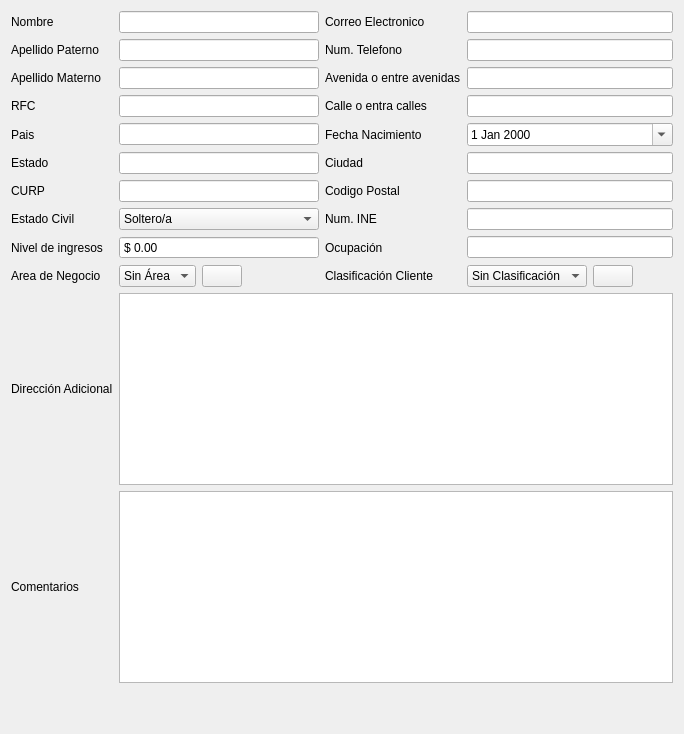
                        <widget class="QWidget" name="wpc_clientes_clienteFisico" native="true">
                         <property name="minimumSize">
                          <size>
                           <width>0</width>
                           <height>0</height>
                          </size>
                         </property>
                         <layout class="QGridLayout" name="gridLayout_5">
                          <item row="5" column="2">
                           <widget class="QLabel" name="etiqueta_ciudad_fisico">
                            <property name="text">
                             <string>Ciudad</string>
                            </property>
                           </widget>
                          </item>
                          <item row="10" column="1" colspan="3">
                           <widget class="QPlainTextEdit" name="txtlargo_direccionadicional_fisico"/>
                          </item>
                          <item row="8" column="1">
                           <widget class="QDoubleSpinBox" name="cajaDecimal_wpc_ingresosclienteFisico">
                            <property name="minimumSize">
                             <size>
                              <width>0</width>
                              <height>0</height>
                             </size>
                            </property>
                            <property name="buttonSymbols">
                             <enum>QAbstractSpinBox::ButtonSymbols::NoButtons</enum>
                            </property>
                            <property name="prefix">
                             <string>$ </string>
                            </property>
                            <property name="suffix">
                             <string/>
                            </property>
                            <property name="maximum">
                             <double>99999999.989999994635582</double>
                            </property>
                           </widget>
                          </item>
                          <item row="9" column="3">
                           <layout class="QHBoxLayout" name="horizontalLayout_2">
                            <item>
                             <widget class="QComboBox" name="cajaOpciones_categoriaFisico">
                              <item>
                               <property name="text">
                                <string>Sin Clasificación</string>
                               </property>
                              </item>
                             </widget>
                            </item>
                            <item>
                             <widget class="QPushButton" name="btn_btn_nuevacategoriaFisico">
                              <property name="cursor">
                               <cursorShape>PointingHandCursor</cursorShape>
                              </property>
                              <property name="toolTip">
                               <string>Agregar clasificación</string>
                              </property>
                              <property name="text">
                               <string/>
                              </property>
                              <property name="icon">
                               <iconset resource="../../Source/iconosSVG.qrc">
                                <normaloff>:/iconosBlancos/Icons/iconos/Blanco/agregar_blanco.svg</normaloff>:/iconosBlancos/Icons/iconos/Blanco/agregar_blanco.svg</iconset>
                              </property>
                              <property name="iconSize">
                               <size>
                                <width>20</width>
                                <height>20</height>
                               </size>
                              </property>
                             </widget>
                            </item>
                            <item>
                             <spacer name="horizontalSpacer_3">
                              <property name="orientation">
                               <enum>Qt::Orientation::Horizontal</enum>
                              </property>
                              <property name="sizeHint" stdset="0">
                               <size>
                                <width>40</width>
                                <height>20</height>
                               </size>
                              </property>
                             </spacer>
                            </item>
                           </layout>
                          </item>
                          <item row="0" column="1">
                           <widget class="QLineEdit" name="txt_nombre_fisico">
                            <property name="minimumSize">
                             <size>
                              <width>200</width>
                              <height>0</height>
                             </size>
                            </property>
                           </widget>
                          </item>
                          <item row="7" column="3">
                           <widget class="QLineEdit" name="txt_ine_fisico">
                            <property name="minimumSize">
                             <size>
                              <width>200</width>
                              <height>0</height>
                             </size>
                            </property>
                           </widget>
                          </item>
                          <item row="6" column="3">
                           <widget class="QLineEdit" name="txt_codigopostal_fisico"/>
                          </item>
                          <item row="3" column="1">
                           <widget class="QLineEdit" name="txt_rfc_fisico"/>
                          </item>
                          <item row="9" column="0">
                           <widget class="QLabel" name="etiqueta_area_negocio_fisico">
                            <property name="text">
                             <string>Area de Negocio</string>
                            </property>
                           </widget>
                          </item>
                          <item row="12" column="0">
                           <widget class="QLabel" name="etiqueta_wpc_comentarios_fisico">
                            <property name="minimumSize">
                             <size>
                              <width>0</width>
                              <height>0</height>
                             </size>
                            </property>
                            <property name="text">
                             <string>Comentarios</string>
                            </property>
                           </widget>
                          </item>
                          <item row="6" column="2">
                           <widget class="QLabel" name="etiqueta_codigopostal_fisico">
                            <property name="text">
                             <string>Codigo Postal</string>
                            </property>
                           </widget>
                          </item>
                          <item row="3" column="2">
                           <widget class="QLabel" name="etiqueta_wpc_calles_fisico">
                            <property name="minimumSize">
                             <size>
                              <width>0</width>
                              <height>0</height>
                             </size>
                            </property>
                            <property name="text">
                             <string>Calle o entra calles</string>
                            </property>
                           </widget>
                          </item>
                          <item row="6" column="0">
                           <widget class="QLabel" name="etiqueta_wpc_curp_fisico">
                            <property name="minimumSize">
                             <size>
                              <width>0</width>
                              <height>0</height>
                             </size>
                            </property>
                            <property name="text">
                             <string>CURP</string>
                            </property>
                           </widget>
                          </item>
                          <item row="4" column="3">
                           <widget class="QDateEdit" name="fecha_fechanacimiento">
                            <property name="calendarPopup">
                             <bool>true</bool>
                            </property>
                           </widget>
                          </item>
                          <item row="7" column="2">
                           <widget class="QLabel" name="etiqueta_wpc_ine_fisico">
                            <property name="minimumSize">
                             <size>
                              <width>0</width>
                              <height>0</height>
                             </size>
                            </property>
                            <property name="text">
                             <string>Num. INE</string>
                            </property>
                           </widget>
                          </item>
                          <item row="8" column="2">
                           <widget class="QLabel" name="etiqueta_wpc_ocupacion_fisico">
                            <property name="minimumSize">
                             <size>
                              <width>0</width>
                              <height>0</height>
                             </size>
                            </property>
                            <property name="text">
                             <string>Ocupación</string>
                            </property>
                           </widget>
                          </item>
                          <item row="1" column="2">
                           <widget class="QLabel" name="etiqueta_wpc__telefono_fisico">
                            <property name="minimumSize">
                             <size>
                              <width>0</width>
                              <height>0</height>
                             </size>
                            </property>
                            <property name="text">
                             <string>Num. Telefono</string>
                            </property>
                           </widget>
                          </item>
                          <item row="4" column="2">
                           <widget class="QLabel" name="etiqueta_wpc_nacimiento_fisico">
                            <property name="minimumSize">
                             <size>
                              <width>0</width>
                              <height>0</height>
                             </size>
                            </property>
                            <property name="text">
                             <string>Fecha Nacimiento</string>
                            </property>
                           </widget>
                          </item>
                          <item row="3" column="3">
                           <widget class="QLineEdit" name="txt_calles_fisico">
                            <property name="minimumSize">
                             <size>
                              <width>200</width>
                              <height>0</height>
                             </size>
                            </property>
                           </widget>
                          </item>
                          <item row="2" column="3">
                           <widget class="QLineEdit" name="txt_avenidas_fisico">
                            <property name="minimumSize">
                             <size>
                              <width>200</width>
                              <height>0</height>
                             </size>
                            </property>
                           </widget>
                          </item>
                          <item row="12" column="1" colspan="3">
                           <widget class="QPlainTextEdit" name="txtlargo_comentarioclientefisico"/>
                          </item>
                          <item row="8" column="0">
                           <widget class="QLabel" name="etiqueta_wpc_ingresos_fisico">
                            <property name="minimumSize">
                             <size>
                              <width>0</width>
                              <height>0</height>
                             </size>
                            </property>
                            <property name="text">
                             <string>Nivel de ingresos</string>
                            </property>
                           </widget>
                          </item>
                          <item row="3" column="0">
                           <widget class="QLabel" name="etiqueta_rfc_fisico">
                            <property name="text">
                             <string>RFC</string>
                            </property>
                           </widget>
                          </item>
                          <item row="5" column="1">
                           <widget class="QLineEdit" name="txt_estado_fisico"/>
                          </item>
                          <item row="2" column="0">
                           <widget class="QLabel" name="etiqueta_wpc_apellidoM_fisico">
                            <property name="minimumSize">
                             <size>
                              <width>0</width>
                              <height>0</height>
                             </size>
                            </property>
                            <property name="text">
                             <string>Apellido Materno</string>
                            </property>
                           </widget>
                          </item>
                          <item row="0" column="0">
                           <widget class="QLabel" name="etiqueta_wpc_nombre_fisico">
                            <property name="minimumSize">
                             <size>
                              <width>0</width>
                              <height>0</height>
                             </size>
                            </property>
                            <property name="text">
                             <string>Nombre</string>
                            </property>
                           </widget>
                          </item>
                          <item row="5" column="0">
                           <widget class="QLabel" name="etiqueta_estado_fisico">
                            <property name="text">
                             <string>Estado</string>
                            </property>
                           </widget>
                          </item>
                          <item row="9" column="1">
                           <layout class="QHBoxLayout" name="horizontalLayout">
                            <item>
                             <widget class="QComboBox" name="cajaOpciones_areasnegocio_fisico">
                              <property name="sizeAdjustPolicy">
                               <enum>QComboBox::SizeAdjustPolicy::AdjustToContents</enum>
                              </property>
                              <item>
                               <property name="text">
                                <string>Sin Área</string>
                               </property>
                              </item>
                             </widget>
                            </item>
                            <item>
                             <widget class="QPushButton" name="btn_btn_nuevaareanegocio_fisico">
                              <property name="maximumSize">
                               <size>
                                <width>16777215</width>
                                <height>16777215</height>
                               </size>
                              </property>
                              <property name="cursor">
                               <cursorShape>PointingHandCursor</cursorShape>
                              </property>
                              <property name="toolTip">
                               <string>Agregar área</string>
                              </property>
                              <property name="text">
                               <string/>
                              </property>
                              <property name="icon">
                               <iconset resource="../../Source/iconosSVG.qrc">
                                <normaloff>:/iconosBlancos/Icons/iconos/Blanco/agregar_blanco.svg</normaloff>:/iconosBlancos/Icons/iconos/Blanco/agregar_blanco.svg</iconset>
                              </property>
                              <property name="iconSize">
                               <size>
                                <width>20</width>
                                <height>20</height>
                               </size>
                              </property>
                             </widget>
                            </item>
                            <item>
                             <spacer name="horizontalSpacer_2">
                              <property name="orientation">
                               <enum>Qt::Orientation::Horizontal</enum>
                              </property>
                              <property name="sizeHint" stdset="0">
                               <size>
                                <width>40</width>
                                <height>20</height>
                               </size>
                              </property>
                             </spacer>
                            </item>
                           </layout>
                          </item>
                          <item row="10" column="0">
                           <widget class="QLabel" name="etiqueta_direccionadicional_fisico">
                            <property name="text">
                             <string>Dirección Adicional</string>
                            </property>
                           </widget>
                          </item>
                          <item row="5" column="3">
                           <widget class="QLineEdit" name="txt_ciudad_fisico"/>
                          </item>
                          <item row="1" column="1">
                           <widget class="QLineEdit" name="txt_apellidop_fisico">
                            <property name="minimumSize">
                             <size>
                              <width>200</width>
                              <height>0</height>
                             </size>
                            </property>
                           </widget>
                          </item>
                          <item row="8" column="3">
                           <widget class="QLineEdit" name="txt_ocupacion_fisico">
                            <property name="minimumSize">
                             <size>
                              <width>200</width>
                              <height>0</height>
                             </size>
                            </property>
                           </widget>
                          </item>
                          <item row="7" column="0">
                           <widget class="QLabel" name="etiqueta_wpc_estadocivil_fisico">
                            <property name="minimumSize">
                             <size>
                              <width>0</width>
                              <height>0</height>
                             </size>
                            </property>
                            <property name="text">
                             <string>Estado Civil</string>
                            </property>
                           </widget>
                          </item>
                          <item row="0" column="3">
                           <widget class="QLineEdit" name="txt_correo_fisico">
                            <property name="minimumSize">
                             <size>
                              <width>200</width>
                              <height>0</height>
                             </size>
                            </property>
                           </widget>
                          </item>
                          <item row="2" column="1">
                           <widget class="QLineEdit" name="txt_apellidom_fisico">
                            <property name="minimumSize">
                             <size>
                              <width>200</width>
                              <height>0</height>
                             </size>
                            </property>
                           </widget>
                          </item>
                          <item row="4" column="1">
                           <widget class="QLineEdit" name="txt_pais_fisico"/>
                          </item>
                          <item row="2" column="2">
                           <widget class="QLabel" name="etiqueta_wpc_avenidas_fisico">
                            <property name="minimumSize">
                             <size>
                              <width>0</width>
                              <height>0</height>
                             </size>
                            </property>
                            <property name="text">
                             <string>Avenida o entre avenidas</string>
                            </property>
                            <property name="wordWrap">
                             <bool>false</bool>
                            </property>
                           </widget>
                          </item>
                          <item row="6" column="1">
                           <widget class="QLineEdit" name="txt_curp_fisico">
                            <property name="minimumSize">
                             <size>
                              <width>200</width>
                              <height>0</height>
                             </size>
                            </property>
                           </widget>
                          </item>
                          <item row="14" column="2">
                           <spacer name="verticalSpacer_4">
                            <property name="orientation">
                             <enum>Qt::Orientation::Vertical</enum>
                            </property>
                            <property name="sizeHint" stdset="0">
                             <size>
                              <width>20</width>
                              <height>40</height>
                             </size>
                            </property>
                           </spacer>
                          </item>
                          <item row="0" column="2">
                           <widget class="QLabel" name="etiqueta_wpc_correo_fisico">
                            <property name="minimumSize">
                             <size>
                              <width>0</width>
                              <height>0</height>
                             </size>
                            </property>
                            <property name="text">
                             <string>Correo Electronico</string>
                            </property>
                           </widget>
                          </item>
                          <item row="7" column="1">
                           <widget class="QComboBox" name="cajaOpciones_estadocivil_fisico">
                            <item>
                             <property name="text">
                              <string>Soltero/a</string>
                             </property>
                            </item>
                            <item>
                             <property name="text">
                              <string>Casado/a</string>
                             </property>
                            </item>
                            <item>
                             <property name="text">
                              <string>Viudo/a</string>
                             </property>
                            </item>
                            <item>
                             <property name="text">
                              <string>Union Libre</string>
                             </property>
                            </item>
                            <item>
                             <property name="text">
                              <string>Divorciado/a</string>
                             </property>
                            </item>
                           </widget>
                          </item>
                          <item row="1" column="3">
                           <widget class="QLineEdit" name="txt_telefono_fisico">
                            <property name="minimumSize">
                             <size>
                              <width>200</width>
                              <height>0</height>
                             </size>
                            </property>
                           </widget>
                          </item>
                          <item row="4" column="0">
                           <widget class="QLabel" name="etiqueta_pais_fisico">
                            <property name="text">
                             <string>Pais</string>
                            </property>
                           </widget>
                          </item>
                          <item row="1" column="0">
                           <widget class="QLabel" name="etiqueta_wpc_ApellidoP_fisico">
                            <property name="minimumSize">
                             <size>
                              <width>0</width>
                              <height>0</height>
                             </size>
                            </property>
                            <property name="text">
                             <string>Apellido Paterno</string>
                            </property>
                           </widget>
                          </item>
                          <item row="9" column="2">
                           <widget class="QLabel" name="etiqueta_categoriaFisico">
                            <property name="text">
                             <string>Clasificación Cliente</string>
                            </property>
                           </widget>
                          </item>
                         </layout>
                        </widget>
